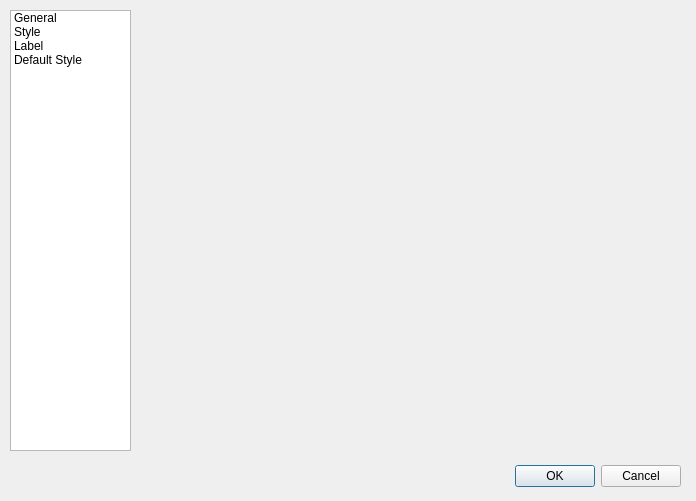
<?xml version="1.0" encoding="UTF-8"?>
<ui version="4.0">
 <class>MapOption</class>
 <widget class="QDialog" name="MapOption">
  <property name="geometry">
   <rect>
    <x>0</x>
    <y>0</y>
    <width>696</width>
    <height>501</height>
   </rect>
  </property>
  <property name="windowTitle">
   <string>Dialog</string>
  </property>
  <widget class="QDialogButtonBox" name="buttonBox">
   <property name="geometry">
    <rect>
     <x>10</x>
     <y>460</y>
     <width>671</width>
     <height>32</height>
    </rect>
   </property>
   <property name="orientation">
    <enum>Qt::Horizontal</enum>
   </property>
   <property name="standardButtons">
    <set>QDialogButtonBox::Cancel|QDialogButtonBox::Ok</set>
   </property>
  </widget>
  <widget class="QListWidget" name="listWidget">
   <property name="geometry">
    <rect>
     <x>10</x>
     <y>10</y>
     <width>121</width>
     <height>441</height>
    </rect>
   </property>
   <item>
    <property name="text">
     <string>General</string>
    </property>
   </item>
   <item>
    <property name="text">
     <string>Style</string>
    </property>
   </item>
   <item>
    <property name="text">
     <string>Label</string>
    </property>
   </item>
   <item>
    <property name="text">
     <string>Default Style</string>
    </property>
   </item>
  </widget>
  <widget class="QStackedWidget" name="stackedWidget">
   <property name="geometry">
    <rect>
     <x>150</x>
     <y>10</y>
     <width>531</width>
     <height>441</height>
    </rect>
   </property>
   <property name="currentIndex">
    <number>-1</number>
   </property>
  </widget>
 </widget>
 <resources/>
 <connections>
  <connection>
   <sender>buttonBox</sender>
   <signal>accepted()</signal>
   <receiver>MapOption</receiver>
   <slot>accept()</slot>
   <hints>
    <hint type="sourcelabel">
     <x>248</x>
     <y>254</y>
    </hint>
    <hint type="destinationlabel">
     <x>157</x>
     <y>274</y>
    </hint>
   </hints>
  </connection>
  <connection>
   <sender>buttonBox</sender>
   <signal>rejected()</signal>
   <receiver>MapOption</receiver>
   <slot>reject()</slot>
   <hints>
    <hint type="sourcelabel">
     <x>316</x>
     <y>260</y>
    </hint>
    <hint type="destinationlabel">
     <x>286</x>
     <y>274</y>
    </hint>
   </hints>
  </connection>
 </connections>
</ui>
